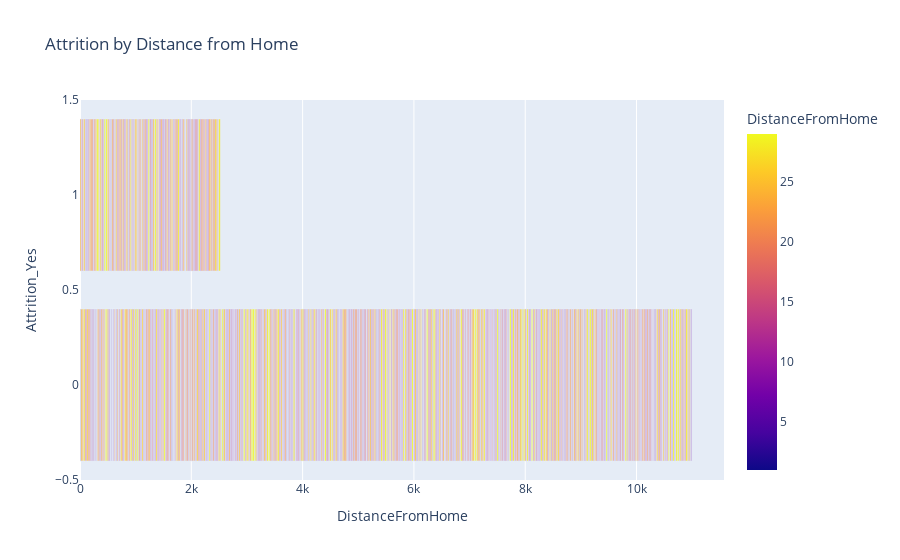

Source (notebook cell):
### Code cell
fig = px.bar(df_joined, x= 'DistanceFromHome', y= 'Attrition_Yes', color= 'DistanceFromHome', 
             title="Attrition by Distance from Home")
fig.show()

### Figure 1 — Plotly figure (JSON) as saved in the notebook; plotly's stock layout.template omitted (floating-point values rounded to 4 significant figures; data arrays with more than 128 entries replaced by an {"elided": "..."} marker saying what was removed)
{"data": [{"alignmentgroup": "True", "hovertemplate": "DistanceFromHome=%{marker.color}<br>Attrition_Yes=%{y}<extra></extra>", "legendgroup": "", "marker": {"color": {"elided": "1470 int values"}, "coloraxis": "coloraxis"}, "name": "", "offsetgroup": "", "orientation": "h", "showlegend": false, "textposition": "auto", "type": "bar", "x": {"elided": "1470 int values"}, "xaxis": "x", "y": {"elided": "1470 int values"}, "yaxis": "y"}], "layout": {"barmode": "relative", "coloraxis": {"colorbar": {"title": {"text": "DistanceFromHome"}}, "colorscale": [[0, "#0d0887"], [0.1111, "#46039f"], [0.2222, "#7201a8"], [0.3333, "#9c179e"], [0.4444, "#bd3786"], [0.5556, "#d8576b"], [0.6667, "#ed7953"], [0.7778, "#fb9f3a"], [0.8889, "#fdca26"], [1, "#f0f921"]]}, "legend": {"tracegroupgap": 0}, "title": {"text": "Attrition by Distance from Home"}, "xaxis": {"anchor": "y", "domain": [0, 1], "title": {"text": "DistanceFromHome"}}, "yaxis": {"anchor": "x", "domain": [0, 1], "title": {"text": "Attrition_Yes"}}}}
